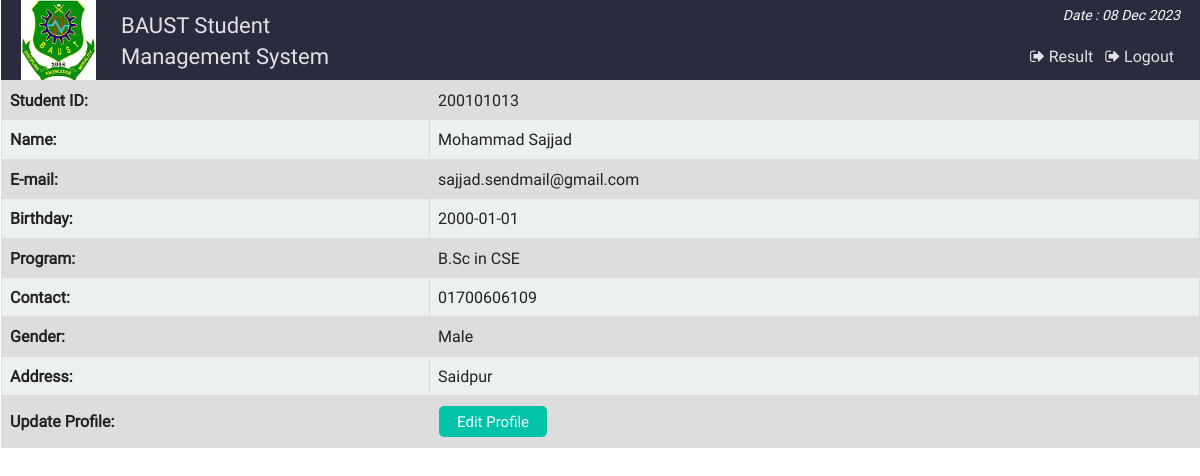
/st_profile.php (signed in), run on the app's committed database.
### tables this page shows
CREATE TABLE `st_info` (
  `st_id` varchar(20) NOT NULL,
  `name` varchar(100) NOT NULL,
  `password` varchar(32) NOT NULL,
  `email` varchar(50) NOT NULL,
  `bday` date NOT NULL,
  `program` varchar(15) NOT NULL,
  `contact` varchar(20) NOT NULL,
  `gender` varchar(10) NOT NULL,
  `address` varchar(255) NOT NULL,
  `img` varchar(255) DEFAULT NULL
);

### php/functions.php (called while the page is built, shortened)
<?php
class login_registration_class{
	public function getuserbyid($st_id){
		global $conn;
		$query = $conn->query("select * from st_info where st_id='$st_id'");
		return $query;
	}
};
?>

### st_profile.php (the view, shortened to what this page needs)
<?php
	require "php/config.php";
	require_once "php/functions.php";
	$user = new login_registration_class();
	$sid = $_SESSION['sid'];
?>
<?php
include "php/headertop.php";
?>
<div class="profile">
		<table class="tab_one">
			<?php
				$getuser = $user->getuserbyid($sid);
				while($row = $getuser->fetch_assoc()){
			?>
			<tr >
				<td><b>Student ID:</b> </td>
				<td><?php echo $row['st_id']; ?></td>
			</tr>
			<tr>
				<td><b>Name:</b> </td>
				<td><?php echo $row['name']; ?></td>
			</tr>
			<tr>
				<td><b>E-mail:</b> </td>
				<td><?php echo $row['email']; ?></td>
			</tr>
			<tr>
				<td><b>Birthday:</b> </td>
				<td><?php echo $row['bday']; ?></td>
			</tr>
			<tr>
				<td><b>Program:</b> </td>
				<td><?php echo $row['program']; ?></td>
			</tr>
			<tr>
				<td><b>Contact:</b> </td>
				<td><?php echo $row['contact']; ?></td>
			</tr>
			<tr>
				<td><b>Gender:</b> </td>
				<td><?php echo $row['gender']; ?></td>
			</tr>
			<tr>
				<td><b>Address:</b> </td>
				<td><?php echo $row['address']; ?></td>
			</tr>
			<?php if($row['st_id'] == $sid){ ?>
			<tr>
				<td><b>Update Profile:</b> </td>
				<td><a href="st_update.php?id=<?php echo $row['st_id'];?>"><button class="editbtn">Edit Profile</button></a></td>
			</tr>
			<?php } } ?>
		</table>
</div>

### css/main.css (style rules this page uses)
html { color: #222; font-size: 1em; line-height: 1.4; }
a { text-decoration:none; }
body { font-family:roboto !important; background:url(../img/ptrn.png) repeat fixed; }
.st_reg th, td { padding: 8px; }
table.tab_one { width:100%; }
table.tab_one td { border:1px solid #ddd; padding:8px; }
table.tab_one td a { text-decoration:none; }
table.tab_one tr:nth-child(odd) { background:#ddd; }
table.tab_one tr:nth-child(even) { background:#ecf0f1; }
.editbtn { background-color: #01C3AA; border: none; border-radius:5px; color: white; padding: 5px 18px; text-align: center; text-decoration: none; display: inline-block; font-size: 15px; margin: 2px 1px; cursor: pointer; }
table.att_tab tr,td,th { border:2px solid #ddd; border-collapse:collapse; padding:8px; }

### data on the page
st_info: st_id "200101013", name "Mohammad Sajjad", email "sajjad.sendmail@gmail.com", bday "2000-01-01", program "B.Sc in CSE", contact "01700606109", gender "Male", address "Saidpur"
